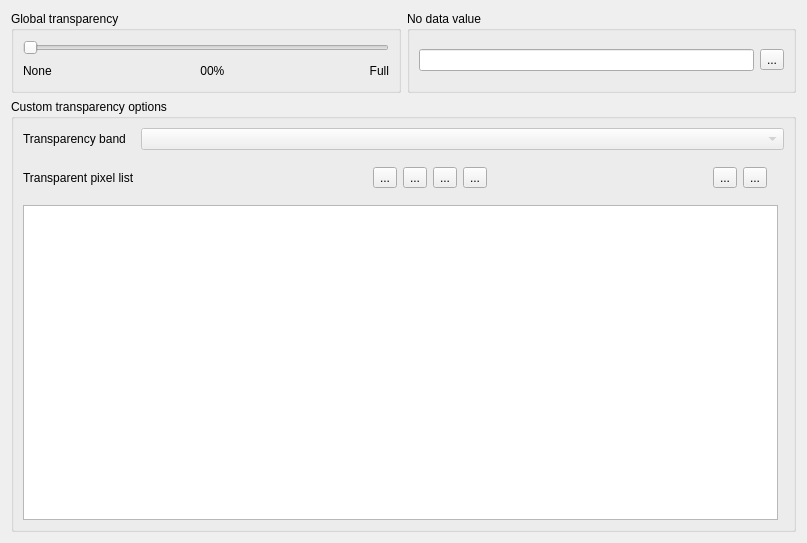
         <widget class="QWidget" name="scrollAreaWidgetContents_2">
          <property name="geometry">
           <rect>
            <x>0</x>
            <y>0</y>
            <width>807</width>
            <height>543</height>
           </rect>
          </property>
          <layout class="QGridLayout" name="gridLayout_7">
           <item row="0" column="0">
            <widget class="QGroupBox" name="groupBox_4">
             <property name="title">
              <string>Global transparency</string>
             </property>
             <layout class="QGridLayout">
              <item row="0" column="0" colspan="5">
               <widget class="QSlider" name="sliderTransparency">
                <property name="sizePolicy">
                 <sizepolicy hsizetype="Expanding" vsizetype="Fixed">
                  <horstretch>0</horstretch>
                  <verstretch>0</verstretch>
                 </sizepolicy>
                </property>
                <property name="maximum">
                 <number>255</number>
                </property>
                <property name="orientation">
                 <enum>Qt::Horizontal</enum>
                </property>
                <property name="tickInterval">
                 <number>25</number>
                </property>
               </widget>
              </item>
              <item row="1" column="0">
               <widget class="QLabel" name="textLabel3">
                <property name="text">
                 <string>None</string>
                </property>
               </widget>
              </item>
              <item row="1" column="1">
               <spacer>
                <property name="orientation">
                 <enum>Qt::Horizontal</enum>
                </property>
                <property name="sizeHint" stdset="0">
                 <size>
                  <width>40</width>
                  <height>20</height>
                 </size>
                </property>
               </spacer>
              </item>
              <item row="1" column="2">
               <widget class="QLabel" name="lblTransparencyPercent">
                <property name="sizePolicy">
                 <sizepolicy hsizetype="Fixed" vsizetype="Fixed">
                  <horstretch>0</horstretch>
                  <verstretch>0</verstretch>
                 </sizepolicy>
                </property>
                <property name="text">
                 <string> 00%</string>
                </property>
               </widget>
              </item>
              <item row="1" column="3">
               <spacer>
                <property name="orientation">
                 <enum>Qt::Horizontal</enum>
                </property>
                <property name="sizeHint" stdset="0">
                 <size>
                  <width>40</width>
                  <height>20</height>
                 </size>
                </property>
               </spacer>
              </item>
              <item row="1" column="4">
               <widget class="QLabel" name="textLabel4">
                <property name="text">
                 <string>&lt;p align=&quot;right&quot;&gt;Full&lt;/p&gt;</string>
                </property>
               </widget>
              </item>
             </layout>
            </widget>
           </item>
           <item row="0" column="1">
            <widget class="QGroupBox" name="gboxNoDataValue">
             <property name="title">
              <string>No data value</string>
             </property>
             <layout class="QGridLayout" name="gridLayout_5">
              <item row="0" column="0">
               <widget class="QLineEdit" name="leNoDataValue"/>
              </item>
              <item row="0" column="1">
               <widget class="QToolButton" name="btnResetNull">
                <property name="toolTip">
                 <string>Reset to file defined null</string>
                </property>
                <property name="text">
                 <string>...</string>
                </property>
                <property name="icon">
                 <iconset resource="../../images/images.qrc">
                  <normaloff>:/images/themes/default/mActionDraw.png</normaloff>:/images/themes/default/mActionDraw.png</iconset>
                </property>
               </widget>
              </item>
             </layout>
            </widget>
           </item>
           <item row="1" column="0" colspan="2">
            <widget class="QGroupBox" name="gboxCustomTransparency">
             <property name="title">
              <string>Custom transparency options</string>
             </property>
             <layout class="QGridLayout">
              <item row="0" column="0">
               <widget class="QLabel" name="lblTransparent">
                <property name="text">
                 <string>Transparency band</string>
                </property>
               </widget>
              </item>
              <item row="0" column="1" colspan="2">
               <widget class="QComboBox" name="cboxTransparencyBand">
                <property name="enabled">
                 <bool>false</bool>
                </property>
                <property name="sizePolicy">
                 <sizepolicy hsizetype="Expanding" vsizetype="Fixed">
                  <horstretch>0</horstretch>
                  <verstretch>0</verstretch>
                 </sizepolicy>
                </property>
                <property name="minimumSize">
                 <size>
                  <width>150</width>
                  <height>0</height>
                 </size>
                </property>
               </widget>
              </item>
              <item row="2" column="0">
               <widget class="QLabel" name="label_2">
                <property name="text">
                 <string>Transparent pixel list</string>
                </property>
               </widget>
              </item>
              <item row="3" column="0" colspan="2">
               <widget class="QTableWidget" name="tableTransparency">
                <property name="verticalScrollBarPolicy">
                 <enum>Qt::ScrollBarAsNeeded</enum>
                </property>
                <property name="alternatingRowColors">
                 <bool>true</bool>
                </property>
                <property name="selectionMode">
                 <enum>QAbstractItemView::SingleSelection</enum>
                </property>
                <property name="selectionBehavior">
                 <enum>QAbstractItemView::SelectRows</enum>
                </property>
                <property name="showGrid">
                 <bool>false</bool>
                </property>
                <property name="rowCount">
                 <number>0</number>
                </property>
                <property name="columnCount">
                 <number>0</number>
                </property>
               </widget>
              </item>
              <item row="2" column="1">
               <layout class="QHBoxLayout" name="horizontalLayout_2">
                <property name="margin">
                 <number>11</number>
                </property>
                <item>
                 <spacer name="horizontalSpacer_3">
                  <property name="orientation">
                   <enum>Qt::Horizontal</enum>
                  </property>
                  <property name="sizeHint" stdset="0">
                   <size>
                    <width>40</width>
                    <height>20</height>
                   </size>
                  </property>
                 </spacer>
                </item>
                <item>
                 <widget class="QToolButton" name="pbnAddValuesManually">
                  <property name="toolTip">
                   <string>Add values manually</string>
                  </property>
                  <property name="text">
                   <string>...</string>
                  </property>
                  <property name="icon">
                   <iconset>
                    <normaloff>../../images/themes/default/mActionNewAttribute.png</normaloff>../../images/themes/default/mActionNewAttribute.png</iconset>
                  </property>
                 </widget>
                </item>
                <item>
                 <widget class="QToolButton" name="pbnAddValuesFromDisplay">
                  <property name="enabled">
                   <bool>true</bool>
                  </property>
                  <property name="toolTip">
                   <string>Add Values from display</string>
                  </property>
                  <property name="text">
                   <string>...</string>
                  </property>
                  <property name="icon">
                   <iconset>
                    <normaloff>../../images/themes/default/mActionContextHelp.png</normaloff>../../images/themes/default/mActionContextHelp.png</iconset>
                  </property>
                 </widget>
                </item>
                <item>
                 <widget class="QToolButton" name="pbnRemoveSelectedRow">
                  <property name="toolTip">
                   <string>Remove selected row</string>
                  </property>
                  <property name="text">
                   <string>...</string>
                  </property>
                  <property name="icon">
                   <iconset>
                    <normaloff>../../images/themes/default/mActionDeleteAttribute.png</normaloff>../../images/themes/default/mActionDeleteAttribute.png</iconset>
                  </property>
                 </widget>
                </item>
                <item>
                 <widget class="QToolButton" name="pbnDefaultValues">
                  <property name="toolTip">
                   <string>Default values</string>
                  </property>
                  <property name="text">
                   <string>...</string>
                  </property>
                  <property name="icon">
                   <iconset>
                    <normaloff>../../images/themes/default/mActionCopySelected.png</normaloff>../../images/themes/default/mActionCopySelected.png</iconset>
                  </property>
                 </widget>
                </item>
                <item>
                 <spacer name="horizontalSpacer_2">
                  <property name="orientation">
                   <enum>Qt::Horizontal</enum>
                  </property>
                  <property name="sizeHint" stdset="0">
                   <size>
                    <width>40</width>
                    <height>20</height>
                   </size>
                  </property>
                 </spacer>
                </item>
                <item>
                 <widget class="QToolButton" name="pbnExportTransparentPixelValues">
                  <property name="toolTip">
                   <string>Export to file</string>
                  </property>
                  <property name="text">
                   <string>...</string>
                  </property>
                  <property name="icon">
                   <iconset>
                    <normaloff>../../images/themes/default/mActionFileSave.png</normaloff>../../images/themes/default/mActionFileSave.png</iconset>
                  </property>
                 </widget>
                </item>
                <item>
                 <widget class="QToolButton" name="pbnImportTransparentPixelValues">
                  <property name="toolTip">
                   <string>Import from file</string>
                  </property>
                  <property name="text">
                   <string>...</string>
                  </property>
                  <property name="icon">
                   <iconset>
                    <normaloff>../../images/themes/default/mActionFolder.png</normaloff>../../images/themes/default/mActionFolder.png</iconset>
                  </property>
                 </widget>
                </item>
               </layout>
              </item>
             </layout>
            </widget>
           </item>
          </layout>
         </widget>
